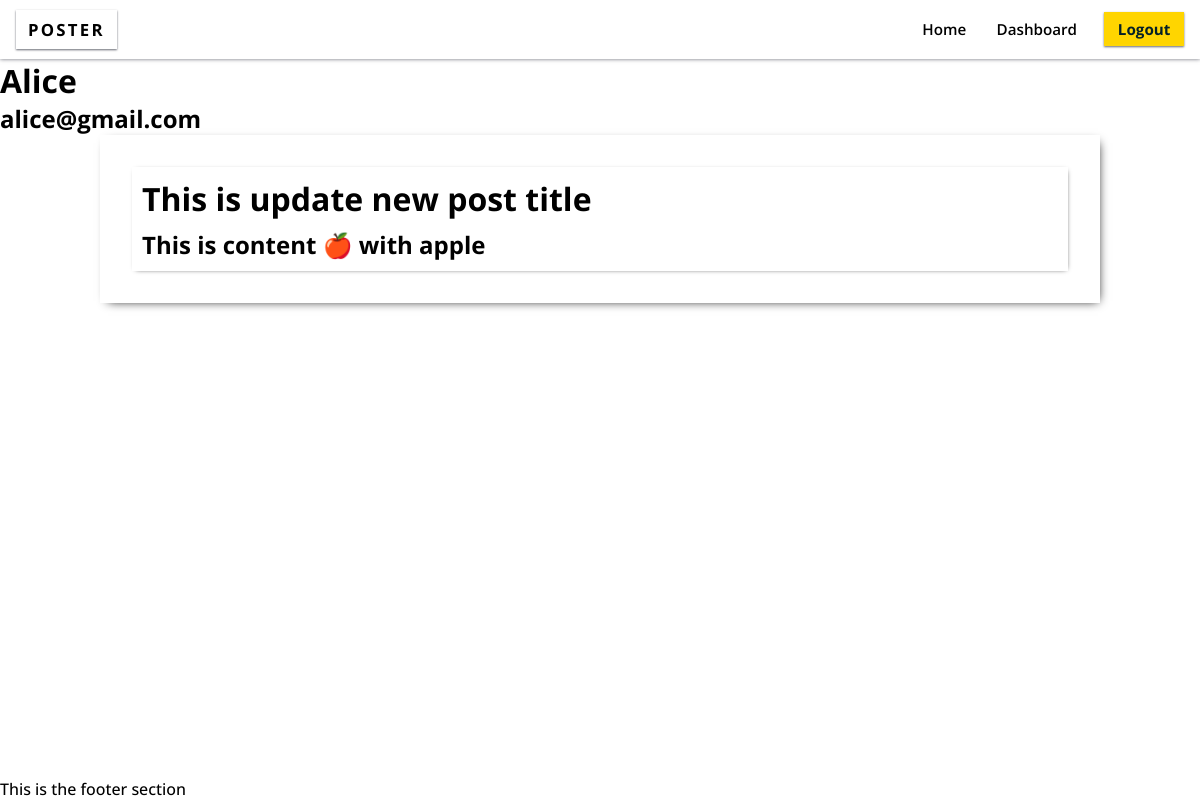
The page /dashboard (signed in) on the database as committed earlier.
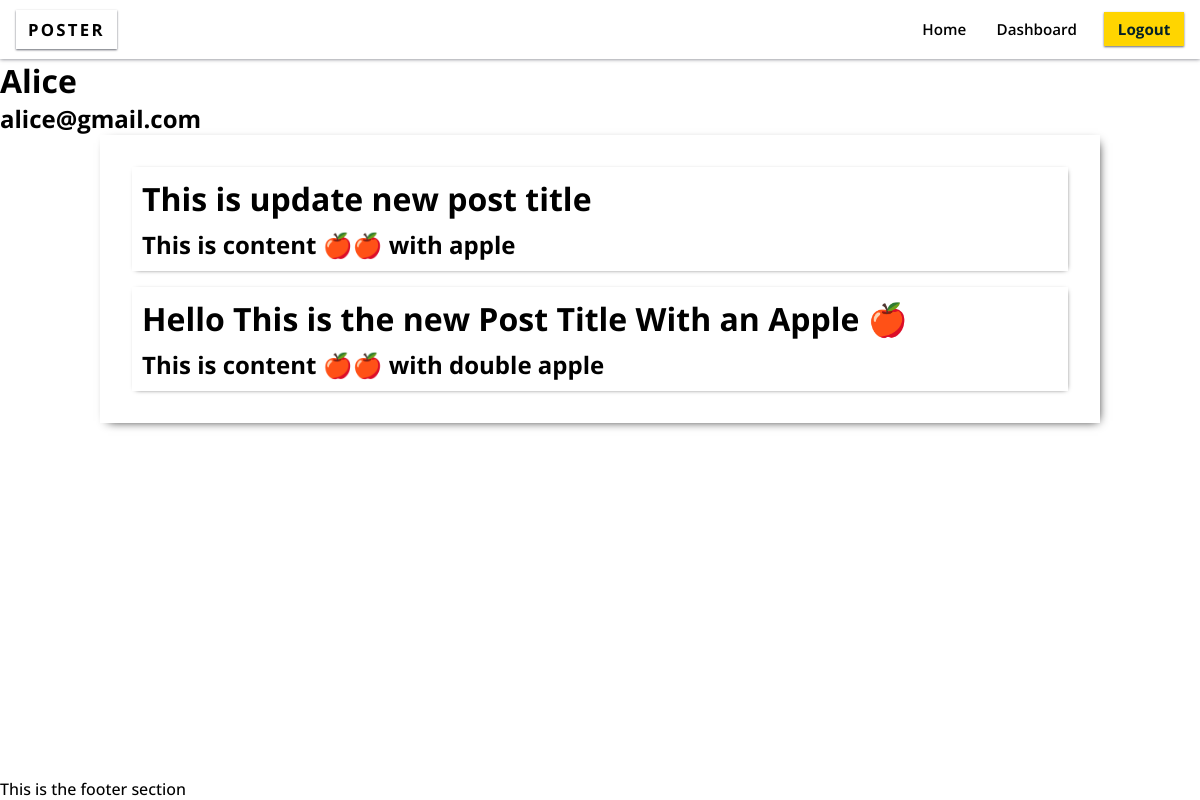
The same page on the database as committed later.
### lib/models.py (models this page shows, shortened)
class User(db.Model, UserMixin):
    __tablename__ = "users"
    id = db.Column(db.Integer, primary_key=True)
    name = db.Column(db.String(50), nullable=False)
    email = db.Column(db.String(50), unique=True, nullable=False)
    hashed_password = db.Column(db.String(500), nullable=False)
    posts = db.relationship("Post", backref="author", lazy=True)

class Post(db.Model):
    __tablename__ = "posts"
    id = db.Column(db.Integer, primary_key=True)
    title = db.Column(db.String(200), nullable=False)
    content = db.Column(db.String, nullable=False)
    slug = db.Column(db.String, nullable=False)
    created_at = db.Column(DateTime(timezone=True), server_default=func.now())
    user_id = db.Column(db.Integer, db.ForeignKey('users.id'), nullable=False)

### main.py (the view)
@app.route("/dashboard")
@login_required
def dashboard():
    user_posts = Post.query.filter_by(user_id=current_user.id).all()
    return render_template("dashboard.html", user=current_user, posts=user_posts)

### main.py (called while the page is built)
@login_manager.user_loader
def load_user(user_id):
    return User.query.get(int(user_id))

### templates/dashboard.html (shortened to what this page needs)
{% include 'head.html' %} {% include 'navbar.html' %}
<div>
  <h1>{{ user.name }}</h1>
  <h2>{{ user.email }}</h2>
  <div class="posts">
    {% for post in posts %}
    <a href="{{ url_for('view_post', post_id=post.id) }}">
      <div class="post">
        <h1>{{ post.title }}</h1>
        <h2>{{ post.content }}</h2>
      </div>
    </a>
    {% endfor %}
  </div>
</div>
{% include 'footer.html' %}

### templates/head.html (shortened to what this page needs)
<!DOCTYPE html>
<html lang="en">
  <head>
    <link
      rel="stylesheet"
      href="{{url_for('static', filename='css/style.css')}}"
    />
    <link
      rel="stylesheet"
      href="{{url_for('static', filename='css/navbar.css')}}"
    />
  </head>
  <body>

### templates/navbar.html
<nav class="poster-navbar" role="navigation" aria-label="Main navigation">
  <div class="poster-brand">
    <a href="{{ url_for('home') }}" class="logo" title="POSTER home">POSTER</a>
  </div>
  {% if user.is_authenticated %}
  <ul class="poster-links">
    <li><a href="{{ url_for('home') }}" class="link">Home</a></li>
    <li><a href="{{ url_for('dashboard') }}" class="link">Dashboard</a></li>
  </ul>
  {% endif %}
  <div class="poster-actions">
    {% if user.is_authenticated %}
    <a href="{{ url_for('logout_user') }}" class="btn btn-ghost">Logout</a>
    {% else %}
    <a href="{{ url_for('signin') }}" class="btn btn-primary">Login</a>
    <a href="{{ url_for('signup') }}" class="btn btn-primary">Register</a>
    {% endif %}
  </div>
</nav>

### templates/footer.html
<footer>
    <p>This is the footer section</p>
</footer>
</body>
</html>

### static/css/style.css (style rules this page uses)
* { margin: 0; padding: 0; box-sizing: border-box; }
:root { --bg: #f9f9f9; --nav-bg: linear-gradient(90deg, #ffffff 20%, #ffffff 100%); --accent: #51fd62; --accent-2: #00ef7b; }
body { min-height: 100vh; display: flex; flex-direction: column; font-family: "Open Sans", sans-serif; font-optical-sizing: auto; font-weight: 500; font-style: normal; }
footer { margin-top: auto; }

### static/css/navbar.css (style rules this page uses)
.poster-navbar { display: flex; align-items: center; gap: 1rem; justify-content: space-between; padding: 0.6rem 1rem; background: var(--nav-bg); color: #000000; box-shadow: 0 0 4px rgba(2, 6, 23, 0.6); border-bottom: 1px solid rgba(255, 255, 255, 0.03); position: sticky; top: 0; z-index: 40; }
.poster-brand .logo { font-weight: 700; font-size: 1.05rem; letter-spacing: 0.14rem; color: rgb(0, 0, 0); text-decoration: none; display: inline-flex; align-items: center; gap: 0.6rem; padding: 0.5rem 0.75rem; background: linear-gradient(90deg, rgba(255, 255, 255, 0.03), transparent); box-shadow: 0 1px 2px rgba(2, 6, 23, 0.6), inset 0 -2px 0 rgba(255, 255, 255, 0.02); transition: transform 220ms cubic-bezier(.2, .9, .22, 1), box-shadow 220ms; }
.poster-links { list-style: none; display: flex; gap: 0.5rem; margin: 0; align-items: center; flex: 1; justify-content: right; padding-left: 0; }
.poster-links .link { color: black; text-decoration: none; padding: 0.45rem 0.7rem; border-radius: 8px; font-weight: 600; font-size: 0.95rem; transition: color 160ms ease, background-color 260ms ease, transform 260ms cubic-bezier(.2, .9, .22, 1); transition-delay: 80ms; }
.poster-actions { display: flex; gap: 0.5rem; align-items: center; }
.btn { display: inline-flex; align-items: center; gap: 0.6rem; padding: 0.45rem 0.85rem; text-decoration: none; font-weight: 700; font-size: 0.95rem; transition: transform 190ms cubic-bezier(.2, .9, .22, 1), box-shadow 190ms, background 190ms; border: none; cursor: pointer; user-select: none; -webkit-tap-highlight-color: transparent; }
.btn-ghost { color: #042027; background: #ffd500; box-shadow: 0 1px 2px rgba(2, 6, 23, 0.6), inset 0 -2px 0 rgba(255, 255, 255, 0.02); }

### templates/dashboard.html (style rules this page uses)
.posts { display: flex; flex-direction: column; gap: 1rem; padding: 2rem; width: 100%; max-width: 1000px; margin: 0 auto; box-shadow: 3px 3px 10px -5px black; height: auto; }
.posts a { text-decoration: none; color: black; }

Rows that differ between the two databases and show on the page:
changed Post "This is update new post title": content "This is content 🍎 with apple" → "This is content 🍎🍎 with apple"
added Post: title "Hello This is the new Post Title With an Apple 🍎", content "This is content 🍎🍎 with double apple"
